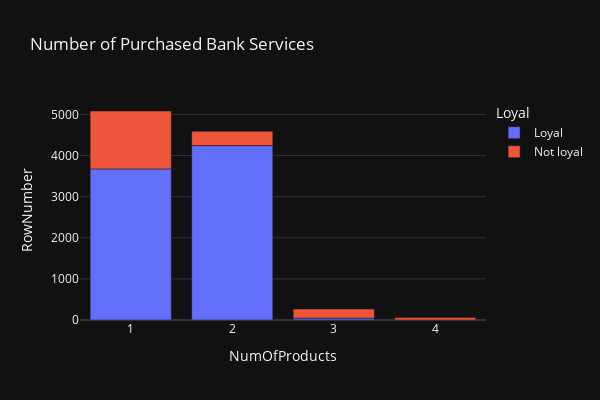

The notebook cell this image was saved under:
### Markdown cell above
##  Задание 9.7

------

Как отток клиентов зависит от числа приобретённых у банка услуг? Для ответа на этот вопрос постройте многоуровневую столбчатую диаграмму.

### Code cell
# the number of non-blank values in the row_number column in each group
bar_data = churn_df.groupby(['NumOfProducts', 'Loyal'], as_index=False).count()
# construction of layered bar chart
px.bar(
    data_frame=bar_data,
    x='NumOfProducts',
    y='RowNumber',
    color='Loyal',
    height=400,
    width=600,
    title='Number of Purchased Bank Services'
)

### Figure 1 — Plotly figure (JSON) as saved in the notebook; plotly's stock layout.template omitted (floating-point values rounded to 4 significant figures)
{"data": [{"alignmentgroup": "True", "hovertemplate": "Loyal=Loyal<br>NumOfProducts=%{x}<br>RowNumber=%{y}<extra></extra>", "legendgroup": "Loyal", "marker": {"color": "#636efa", "pattern": {"shape": ""}}, "name": "Loyal", "offsetgroup": "Loyal", "orientation": "v", "showlegend": true, "textposition": "auto", "type": "bar", "x": [1, 2, 3], "xaxis": "x", "y": [3675, 4242, 46], "yaxis": "y"}, {"alignmentgroup": "True", "hovertemplate": "Loyal=Not loyal<br>NumOfProducts=%{x}<br>RowNumber=%{y}<extra></extra>", "legendgroup": "Not loyal", "marker": {"color": "#EF553B", "pattern": {"shape": ""}}, "name": "Not loyal", "offsetgroup": "Not loyal", "orientation": "v", "showlegend": true, "textposition": "auto", "type": "bar", "x": [1, 2, 3, 4], "xaxis": "x", "y": [1409, 348, 220, 60], "yaxis": "y"}], "layout": {"barmode": "relative", "height": 400, "legend": {"title": {"text": "Loyal"}, "tracegroupgap": 0}, "title": {"text": "Number of Purchased Bank Services"}, "width": 600, "xaxis": {"anchor": "y", "domain": [0.0, 1.0], "title": {"text": "NumOfProducts"}}, "yaxis": {"anchor": "x", "domain": [0.0, 1.0], "title": {"text": "RowNumber"}}}}
